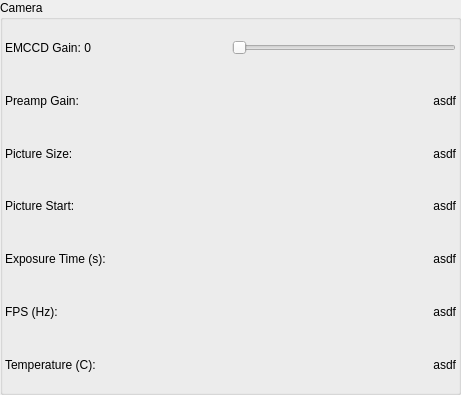
<?xml version="1.0" encoding="UTF-8"?>
<ui version="4.0">
 <class>GroupBox</class>
 <widget class="QGroupBox" name="GroupBox">
  <property name="geometry">
   <rect>
    <x>0</x>
    <y>0</y>
    <width>461</width>
    <height>395</height>
   </rect>
  </property>
  <property name="windowTitle">
   <string>GroupBox</string>
  </property>
  <property name="title">
   <string>Camera</string>
  </property>
  <layout class="QVBoxLayout" name="verticalLayout">
   <property name="spacing">
    <number>2</number>
   </property>
   <property name="leftMargin">
    <number>2</number>
   </property>
   <property name="topMargin">
    <number>2</number>
   </property>
   <property name="rightMargin">
    <number>2</number>
   </property>
   <property name="bottomMargin">
    <number>2</number>
   </property>
   <item>
    <layout class="QHBoxLayout" name="horizontalLayout">
     <item>
      <widget class="QLabel" name="EMCCDLabel">
       <property name="text">
        <string>EMCCD Gain: 0</string>
       </property>
      </widget>
     </item>
     <item>
      <widget class="QSlider" name="EMCCDSlider">
       <property name="sizePolicy">
        <sizepolicy hsizetype="Preferred" vsizetype="Preferred">
         <horstretch>0</horstretch>
         <verstretch>0</verstretch>
        </sizepolicy>
       </property>
       <property name="minimumSize">
        <size>
         <width>0</width>
         <height>0</height>
        </size>
       </property>
       <property name="maximum">
        <number>100</number>
       </property>
       <property name="value">
        <number>0</number>
       </property>
       <property name="orientation">
        <enum>Qt::Horizontal</enum>
       </property>
      </widget>
     </item>
    </layout>
   </item>
   <item>
    <layout class="QHBoxLayout" name="horizontalLayout_2">
     <item>
      <widget class="QLabel" name="preampGainLabel">
       <property name="text">
        <string>Preamp Gain:</string>
       </property>
      </widget>
     </item>
     <item>
      <widget class="QLabel" name="preampGainText">
       <property name="layoutDirection">
        <enum>Qt::LeftToRight</enum>
       </property>
       <property name="text">
        <string>asdf</string>
       </property>
       <property name="alignment">
        <set>Qt::AlignRight|Qt::AlignTrailing|Qt::AlignVCenter</set>
       </property>
      </widget>
     </item>
    </layout>
   </item>
   <item>
    <layout class="QHBoxLayout" name="horizontalLayout_3">
     <item>
      <widget class="QLabel" name="pictureSizeLabel">
       <property name="text">
        <string>Picture Size:</string>
       </property>
      </widget>
     </item>
     <item>
      <widget class="QLabel" name="pictureSizeText">
       <property name="layoutDirection">
        <enum>Qt::LeftToRight</enum>
       </property>
       <property name="text">
        <string>asdf</string>
       </property>
       <property name="alignment">
        <set>Qt::AlignRight|Qt::AlignTrailing|Qt::AlignVCenter</set>
       </property>
      </widget>
     </item>
    </layout>
   </item>
   <item>
    <layout class="QHBoxLayout" name="horizontalLayout_7">
     <item>
      <widget class="QLabel" name="pictureStartLabel">
       <property name="text">
        <string>Picture Start:</string>
       </property>
      </widget>
     </item>
     <item>
      <widget class="QLabel" name="pictureStartText">
       <property name="text">
        <string>asdf</string>
       </property>
       <property name="alignment">
        <set>Qt::AlignRight|Qt::AlignTrailing|Qt::AlignVCenter</set>
       </property>
      </widget>
     </item>
    </layout>
   </item>
   <item>
    <layout class="QHBoxLayout" name="horizontalLayout_4">
     <item>
      <widget class="QLabel" name="exposureTimeLabel">
       <property name="text">
        <string>Exposure Time (s):</string>
       </property>
      </widget>
     </item>
     <item>
      <widget class="QLabel" name="exposureTimeText">
       <property name="layoutDirection">
        <enum>Qt::LeftToRight</enum>
       </property>
       <property name="text">
        <string>asdf</string>
       </property>
       <property name="alignment">
        <set>Qt::AlignRight|Qt::AlignTrailing|Qt::AlignVCenter</set>
       </property>
      </widget>
     </item>
    </layout>
   </item>
   <item>
    <layout class="QHBoxLayout" name="horizontalLayout_5">
     <item>
      <widget class="QLabel" name="FPSLabel">
       <property name="text">
        <string>FPS (Hz):</string>
       </property>
      </widget>
     </item>
     <item>
      <widget class="QLabel" name="FPSText">
       <property name="layoutDirection">
        <enum>Qt::LeftToRight</enum>
       </property>
       <property name="text">
        <string>asdf</string>
       </property>
       <property name="alignment">
        <set>Qt::AlignRight|Qt::AlignTrailing|Qt::AlignVCenter</set>
       </property>
      </widget>
     </item>
    </layout>
   </item>
   <item>
    <layout class="QHBoxLayout" name="horizontalLayout_6">
     <item>
      <widget class="QLabel" name="temperatureLabel">
       <property name="text">
        <string>Temperature (C):</string>
       </property>
      </widget>
     </item>
     <item>
      <widget class="QLabel" name="temperatureText">
       <property name="layoutDirection">
        <enum>Qt::LeftToRight</enum>
       </property>
       <property name="text">
        <string>asdf</string>
       </property>
       <property name="alignment">
        <set>Qt::AlignRight|Qt::AlignTrailing|Qt::AlignVCenter</set>
       </property>
      </widget>
     </item>
    </layout>
   </item>
  </layout>
 </widget>
 <resources/>
 <connections/>
</ui>
